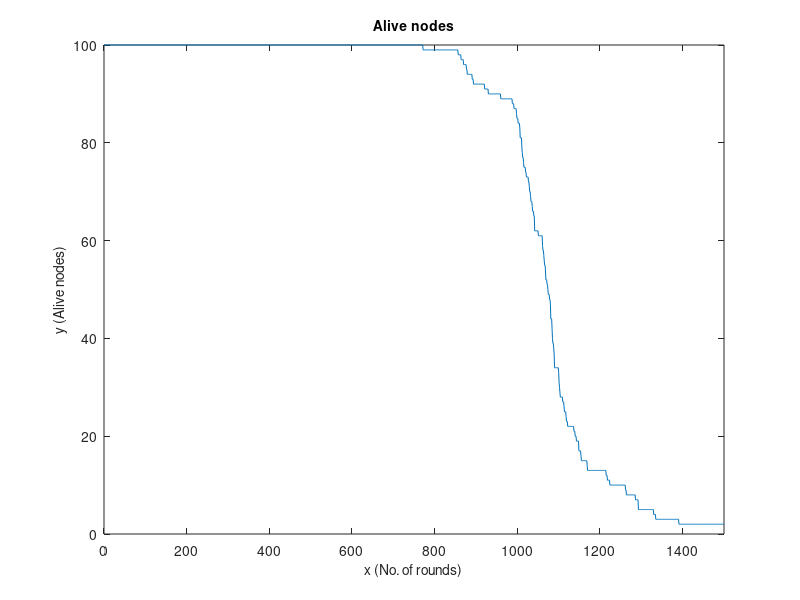
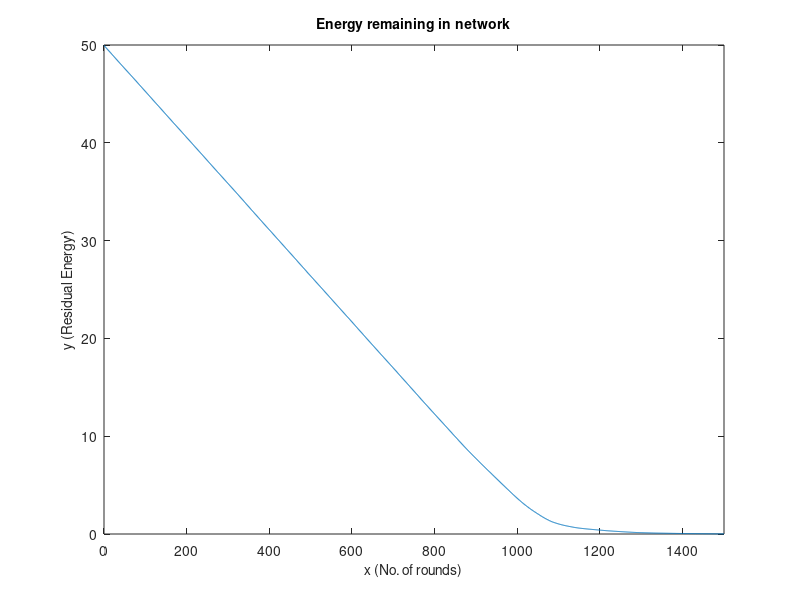
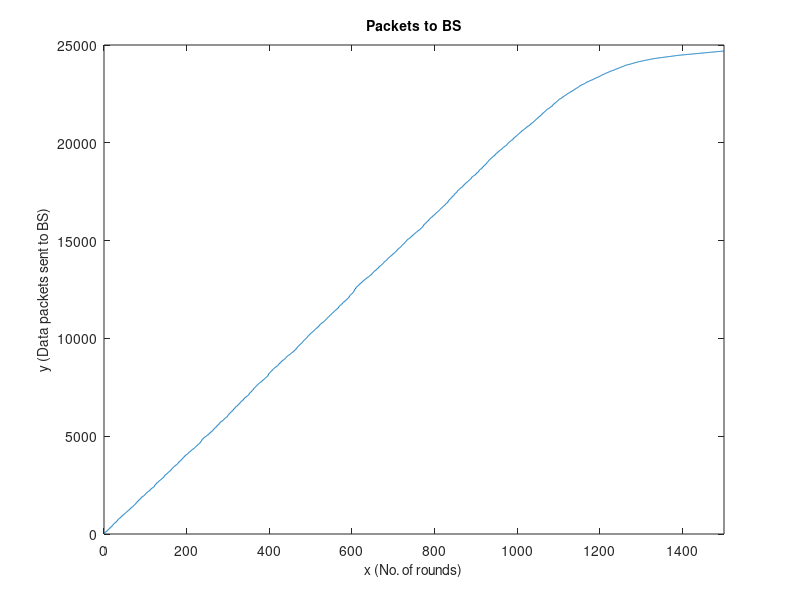
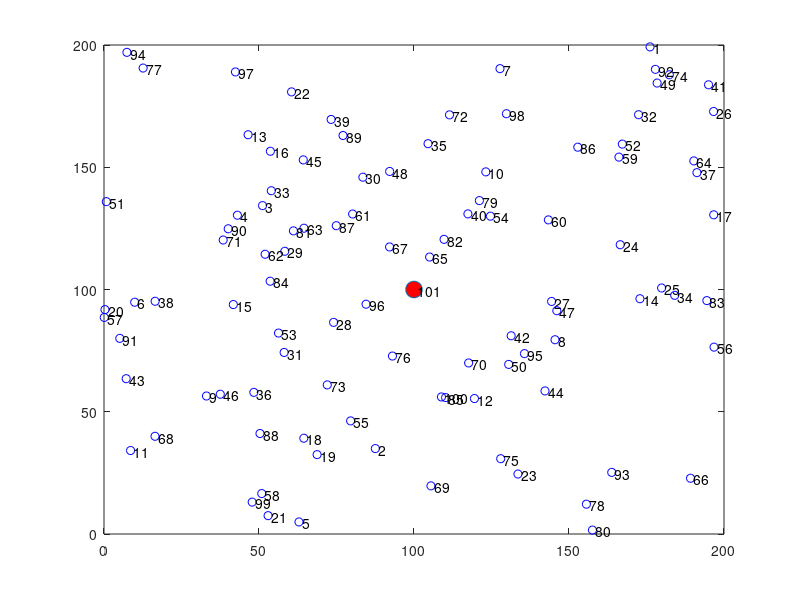

Recreate these plots in MATLAB, in order.
clc
clear all;
close all;
xm=200;
ym=200;
sink.x=0.5*xm;
sink.y=0.5*ym;
n=100;
p=0.1;
Eo=0.5;
ETX=50*0.000000001;
ERX=50*0.000000001;
Efs=10e-12;
Emp=0.0013e-12;
EDA=5*0.000000001;
rmax=1500;
doo=sqrt(Efs/Emp);
Et=0;

%LEACH                             

for h=1:1
    S(n+1).xd=sink.x;
    S(n+1).yd=sink.y;
    Et=0;
for i=1:1:n
    S(i).xd=rand(1,1)*xm;
    XR(i)=S(i).xd;
    S(i).yd=rand(1,1)*ym;
    YR(i)=S(i).yd;
    distance=sqrt( (S(i).xd-(S(n+1).xd) )^2 + (S(i).yd-(S(n+1).yd) )^2 );
    S(i).distance=distance;
    S(i).G=0;
    %initially there are no cluster heads only nodes
    S(i).type='N';
    S(i).E=Eo;
    Et=Et+S(i).E;
    figure(h*10)
      plot(S(i).xd,S(i).yd,'bo');
      text(S(i).xd+1,S(i).yd-0.5,num2str(i));
      hold on;
end

plot(S(n+1).xd,S(n+1).yd,'o', 'MarkerSize', 12, 'MarkerFaceColor', 'r');
text(S(n+1).xd+1,S(n+1).yd-0.5,num2str(n+1));
hold off ;

countCHs=0;  %variable, counts the cluster head
cluster=1;  %cluster is initialized as 1
flag_first_dead=0; %flag tells the first node dead
flag_half_dead=0;  %flag tells the 10th node dead
flag_all_dead=0;  %flag tells all nodes dead
first_dead=0;
half_dead=0;
all_dead=0;
allive=n;
%counter for bit transmitted to Bases Station and to Cluster Heads
packets_TO_BS=0;
packets_TO_CH=0;
packets_TO_BS_per_round=0;

for r=0:1:rmax
    r 
    packets_TO_BS_per_round=0;
    %Operations for epochs
    if(mod(r, round(1/p) )==0)
        for i=1:1:n
            S(i).G=0;
            S(i).cl=0;
        end
    end
    
    %hold off;
    
    %Number of dead nodes
    dead=0;
    
     for i=1:1:n
        %checking if there is a dead node
        if (S(i).E<=0)
            %plot(S(i).xd,S(i).yd,'red .');
            
            dead=dead+1;
            if (dead==1)
              if(flag_first_dead==0)
                 first_dead=r;
                 flag_first_dead=1;
              end
            end
            if(dead==0.5*n)
              if(flag_half_dead==0)
                  half_dead=r;
                  flag_half_dead=1;
              end
            end
            if(dead==n)
              if(flag_all_dead==0)
                  all_dead=r;
                  flag_all_dead=1;
              end
            end
            
            %hold on;
        end
        if S(i).E>0
            S(i).type='N';
        end
    end
    
        %plot(S(n+1).xd,S(n+1).yd,'x');
        STATISTICS.DEAD(h,r+1)=dead;
        STATISTICS.ALLIVE(h,r+1)=allive-dead;
  
   countCHs=0;
    cluster=1;
    for i=1:1:n
        if(S(i).E>0)
            temp_rand=rand;
            if ( (S(i).G)<=0)
                
                %Election of Cluster Heads for normal nodes
                if ( temp_rand <= ( p/ ( 1 - p * mod(r,round(1/p)) )) )
                    
                    countCHs=countCHs+1;
                    packets_TO_BS=packets_TO_BS+1;
                    packets_TO_BS_per_round=packets_TO_BS_per_round+1;
                    PACKETS_TO_BS(r+1)=packets_TO_BS;
                    
                    
                    S(i).type='C';
                    S(i).G=round(1/p)-1;
                    C(cluster).xd=S(i).xd;
                    C(cluster).yd=S(i).yd;
                    %plot(S(i).xd,S(i).yd,'k*');
                    
                    distance=sqrt( (S(i).xd-(S(n+1).xd) )^2 + (S(i).yd-(S(n+1).yd) )^2 );
                    C(cluster).distance=distance;
                    C(cluster).id=i;
                    X(cluster)=S(i).xd;
                    Y(cluster)=S(i).yd;
                    cluster=cluster+1;
                    
                    %Calculation of Energy dissipated
                    distance;
                    if (distance>doo)
                        S(i).E=S(i).E- ( (ETX+EDA)*(4000) + Emp*4000*( distance*distance*distance*distance ));
                    end
                    if (distance<=doo)
                        S(i).E=S(i).E- ( (ETX+EDA)*(4000)  + Efs*4000*( distance * distance ));
                    end
                end
    
            end     
        end
    end
        
         STATISTICS.COUNTCHS(h,r+1)=countCHs;
    % or STATISTICS.COUNTCHS(h,r+1)=clster-1;
     
 %Election of Associated Cluster Head for Normal Nodes
     for i=1:1:n
       if ( S(i).type=='N' && S(i).E>0 )
        if(cluster-1>=1)
       min_dis=sqrt( (S(i).xd-S(n+1).xd)^2 + (S(i).yd-S(n+1).yd)^2 );
       min_dis_cluster=0;
         for c=1:1:cluster-1
           temp=min(min_dis,sqrt( (S(i).xd-C(c).xd)^2 + (S(i).yd-C(c).yd)^2 ) );
           if ( temp<min_dis )
               min_dis=temp;
               min_dis_cluster=c;
           end
       end
       
       if(min_dis_cluster~=0)    
            min_dis;
            if (min_dis>doo)
                S(i).E=S(i).E- ( ETX*(4000) + Emp*4000*( min_dis * min_dis * min_dis * min_dis)); 
            end
            if (min_dis<=doo)
                S(i).E=S(i).E- ( ETX*(4000) + Efs*4000*( min_dis * min_dis)); 
            end
      
            S(C(min_dis_cluster).id).E = S(C(min_dis_cluster).id).E- ( (ERX + EDA)*4000 ); 
            packets_TO_CH=packets_TO_CH+1;
       else 
            min_dis;
            if (min_dis>doo)
                S(i).E=S(i).E- ( ETX*(4000) + Emp*4000*( min_dis * min_dis * min_dis * min_dis)); 
            end
            if (min_dis<=doo)
                S(i).E=S(i).E- ( ETX*(4000) + Efs*4000*( min_dis * min_dis)); 
            end
            packets_TO_BS=packets_TO_BS+1;
            packets_TO_BS_per_round=packets_TO_BS_per_round+1;
            PACKETS_TO_BS(r+1)=packets_TO_BS;
       end
        S(i).min_dis=min_dis;
       S(i).min_dis_cluster=min_dis_cluster;
   else
            min_dis=sqrt( (S(i).xd-S(n+1).xd)^2 + (S(i).yd-S(n+1).yd)^2 );
            if (min_dis>doo)
                S(i).E=S(i).E- ( ETX*(4000) + Emp*4000*( min_dis * min_dis * min_dis * min_dis)); 
            end
            if (min_dis<=doo)
                S(i).E=S(i).E- ( ETX*(4000) + Efs*4000*( min_dis * min_dis)); 
            end
            packets_TO_BS=packets_TO_BS+1;
            packets_TO_BS_per_round=packets_TO_BS_per_round+1;
            
   end
  end
end
STATISTICS.PACKETS_TO_CH(h,r+1)=packets_TO_CH;
STATISTICS.PACKETS_TO_BS(h,r+1)=packets_TO_BS;
STATISTICS.PACKETS_TO_BS_PER_ROUND(h,r+1)=packets_TO_BS_per_round;
STATISTICS.THROUGHPUT(h,r+1)=STATISTICS.PACKETS_TO_BS(h,r+1)+STATISTICS.PACKETS_TO_CH(h,r+1);

 En=0;
for i=1:n
    if S(i).E<=0
        continue;
    end
    En=En+S(i).E;
end
ENERGY(r+1)=En;
STATISTICS.ENERGY(h,r+1)=En;

end
first_dead_LEACH(h)=first_dead
half_dead_LEACH(h)=half_dead
all_dead_LEACH(h)=all_dead
end 
for r=0:rmax
    STATISTICS.DEAD(h+1,r+1)=sum(STATISTICS.DEAD(:,r+1))/h;
    STATISTICS.ALLIVE(h+1,r+1)=sum(STATISTICS.ALLIVE(:,r+1))/h;
    STATISTICS.PACKETS_TO_CH(h+1,r+1)=sum(STATISTICS.PACKETS_TO_CH(:,r+1))/h;
    STATISTICS.PACKETS_TO_BS(h+1,r+1)=sum(STATISTICS.PACKETS_TO_BS(:,r+1))/h;
    STATISTICS.PACKETS_TO_BS_PER_ROUND(h+1,r+1)=sum(STATISTICS.PACKETS_TO_BS_PER_ROUND(:,r+1))/h;
    STATISTICS.THROUGHPUT(h+1,r+1)=sum(STATISTICS.THROUGHPUT(:,r+1))/h;
    STATISTICS.COUNTCHS(h+1,r+1)=sum(STATISTICS.COUNTCHS(:,r+1))/h;
    STATISTICS.ENERGY(h+1,r+1)=sum(STATISTICS.ENERGY(:,r+1))/h;
end

%first_dead=sum(first_dead_LEACH)/h;
%half_dead=sum(half_dead_LEACH)/h;
%all_dead=sum(all_dead_LEACH)/h;

save('leach.mat', 'ENERGY', 'PACKETS_TO_BS', 'STATISTICS.ALLIVE');
save('leach2.mat', 'STATISTICS');

r=0:rmax;
figure(1)
plot(r,STATISTICS.ALLIVE(h+1,r+1));
xlim([0 1500]);
title('Alive nodes','fontsize',10)
xlabel('x (No. of rounds)', 'fontsize',10);
ylabel('y (Alive nodes)','fontsize',10);

figure(2)
plot(r,STATISTICS.ENERGY(h+1,r+1));
xlim([0 1500]);
xlabel('x (No. of rounds)','fontsize',10);
ylabel('y (Residual Energy)','fontsize',10);
title('Energy remaining in network','fontsize',10)

figure(3)
plot(r,STATISTICS.PACKETS_TO_BS(h+1,r+1));
xlim([0 1500]);
xlabel('x (No. of rounds)','fontsize',10);
ylabel('y (Data packets sent to BS)','fontsize',10);
title('Packets to BS','fontsize',10)
